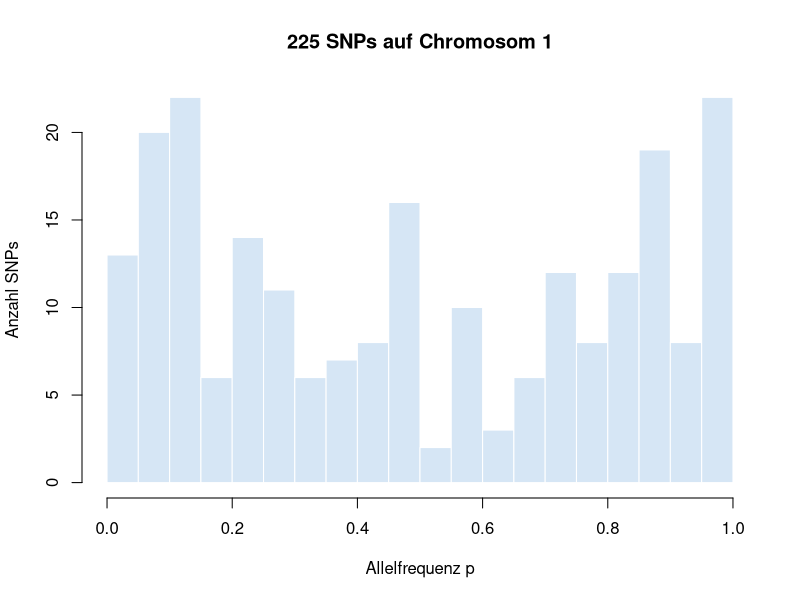
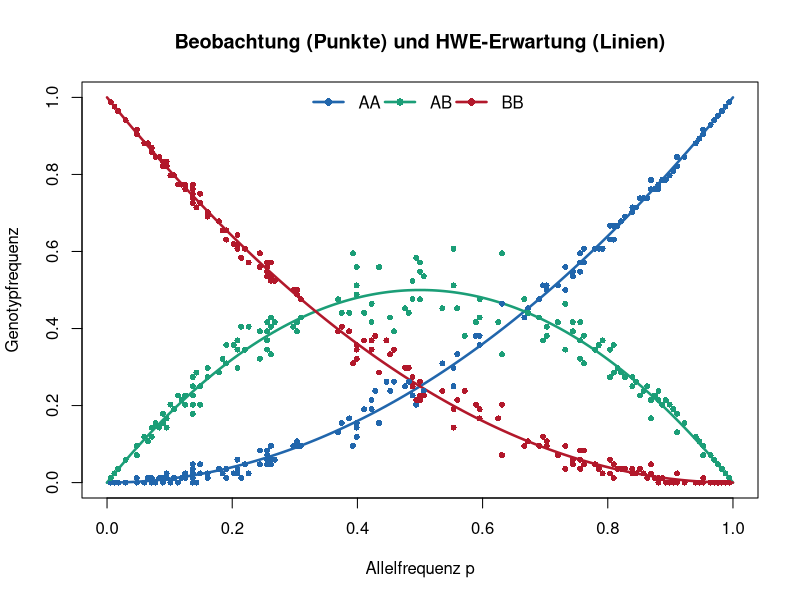
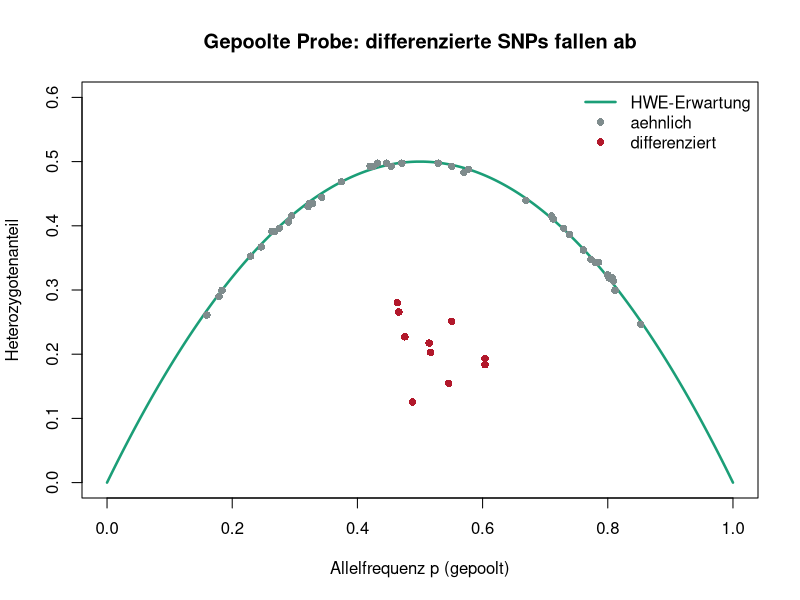

R code for these plots, in order:
## ---- chunk 1
allelfrequenz <- function(AA, AB, BB) {
  n <- AA + AB + BB
  (2 * AA + AB) / (2 * n)
}

allelfrequenz(AA = 36, AB = 48, BB = 16)
## ---- chunk 2
snps <- read.csv("data/hapmap_chb_chr1.csv")
nrow(snps)
head(snps, 4)
## ---- chunk 3
snps$n <- snps$AA + snps$AB + snps$BB
snps$p <- (2 * snps$AA + snps$AB) / (2 * snps$n)

head(snps, 4)
## ---- chunk 4
p_schleife <- numeric(nrow(snps))
for (i in seq_len(nrow(snps))) {
  p_schleife[i] <- allelfrequenz(snps$AA[i], snps$AB[i], snps$BB[i])
}

all.equal(p_schleife, snps$p)
## ---- chunk 5
#| fig-height: 4
#| fig-width: 7
hist(snps$p, breaks = 20, col = "#d6e6f5", border = "white",
     xlab = "Allelfrequenz p", ylab = "Anzahl SNPs",
     main = "225 SNPs auf Chromosom 1")
summary(snps$p)
## ---- chunk 6
snps$f_AA <- snps$AA / snps$n
snps$f_AB <- snps$AB / snps$n
snps$f_BB <- snps$BB / snps$n
## ---- chunk 7
#| fig-height: 4.6
#| fig-width: 8
raster <- seq(0, 1, length.out = 301)

plot(raster, raster^2, type = "l", lwd = 2.5, col = "#2166ac", ylim = c(0, 1),
     xlab = "Allelfrequenz p", ylab = "Genotypfrequenz",
     main = "Beobachtung (Punkte) und HWE-Erwartung (Linien)")
lines(raster, 2 * raster * (1 - raster), lwd = 2.5, col = "#1b9e77")
lines(raster, (1 - raster)^2, lwd = 2.5, col = "#b2182b")

points(snps$p, snps$f_AA, pch = 16, cex = 0.8, col = "#2166ac")
points(snps$p, snps$f_AB, pch = 16, cex = 0.8, col = "#1b9e77")
points(snps$p, snps$f_BB, pch = 16, cex = 0.8, col = "#b2182b")

legend("top", c("AA", "AB", "BB"), col = c("#2166ac", "#1b9e77", "#b2182b"),
       lwd = 2.5, pch = 16, bty = "n", ncol = 3)
## ---- chunk 8
snps$erwartet_AB <- 2 * snps$p * (1 - snps$p)

c(beobachtet = mean(snps$f_AB),
  erwartet   = mean(snps$erwartet_AB))
## ---- chunk 9
snps$abweichung <- snps$f_AB - snps$erwartet_AB
schlimmster <- snps[which.max(abs(snps$abweichung)), ]
schlimmster[, c("snp", "AA", "AB", "BB", "p", "f_AB", "erwartet_AB")]
## ---- chunk 10
panel <- read.csv("data/panel_ceu_yri.csv")
head(panel, 4)
table(panel$class, panel$pop)
## ---- chunk 11
eins <- subset(panel, snp == "SIM_diff_01")
eins$p <- (2 * eins$AA + eins$AB) / (2 * eins$n)
eins[, c("snp", "pop", "n", "AA", "AB", "BB", "p")]
## ---- chunk 12
pool <- data.frame(
  AA = sum(eins$AA),
  AB = sum(eins$AB),
  BB = sum(eins$BB)
)
pool$n <- pool$AA + pool$AB + pool$BB
pool$p <- (2 * pool$AA + pool$AB) / (2 * pool$n)

c(beobachtet = pool$AB / pool$n,
  erwartet   = 2 * pool$p * (1 - pool$p))
## ---- chunk 13
#| fig-height: 4.6
#| fig-width: 8
gepoolt <- aggregate(cbind(AA, AB, BB, n) ~ snp + class, data = panel, FUN = sum)
gepoolt$p <- (2 * gepoolt$AA + gepoolt$AB) / (2 * gepoolt$n)
gepoolt$f_AB <- gepoolt$AB / gepoolt$n

farbe <- ifelse(gepoolt$class == "differenziert", "#b2182b", "#7f8c8d")

plot(raster, 2 * raster * (1 - raster), type = "l", lwd = 2.5, col = "#1b9e77",
     ylim = c(0, 0.6), xlab = "Allelfrequenz p (gepoolt)",
     ylab = "Heterozygotenanteil",
     main = "Gepoolte Probe: differenzierte SNPs fallen ab")
points(gepoolt$p, gepoolt$f_AB, pch = 16, col = farbe)
legend("topright", c("HWE-Erwartung", "aehnlich", "differenziert"),
       col = c("#1b9e77", "#7f8c8d", "#b2182b"),
       lwd = c(2.5, NA, NA), pch = c(NA, 16, 16), bty = "n")
